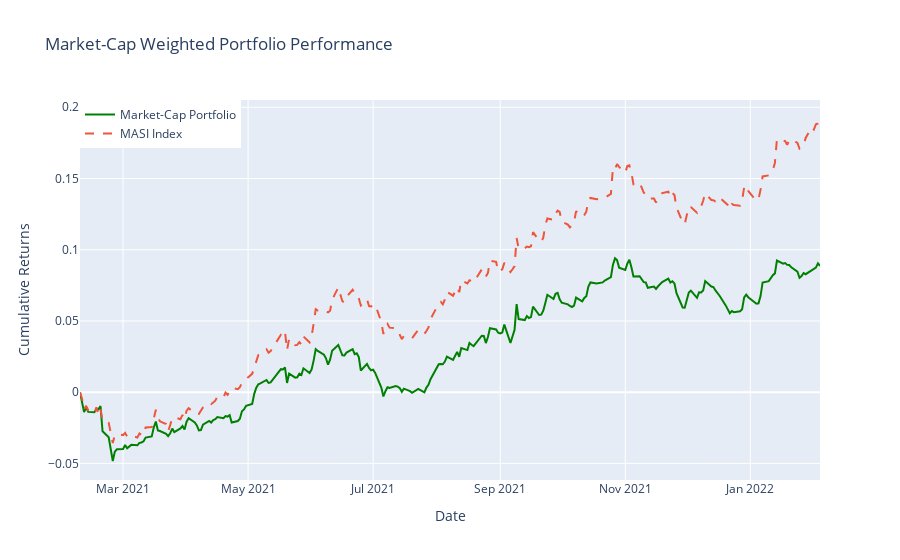

This figure's notebook cell:
### Markdown cell above
## Backtesting the Market-Cap Weighted Portfolio

### Code cell
# Create traces
marketcap_trace = go.Scatter(x=portfolio_returns_market_cap_weighted.index, y=portfolio_returns_market_cap_weighted, mode='lines', name='Market-Cap Portfolio', line=dict(color='green'))
masi_trace = go.Scatter(x=benchmark_cumulative_returns.index, y=benchmark_cumulative_returns, mode='lines', name='MASI Index', line=dict(dash='dash'))

# Layout
layout = go.Layout(
    title='Market-Cap Weighted Portfolio Performance',
    xaxis=dict(title='Date'),
    yaxis=dict(title='Cumulative Returns'),
    legend=dict(x=0, y=1, traceorder='normal', font=dict(size=12))
)

# Create figure
fig = go.Figure(data=[marketcap_trace, masi_trace], layout=layout)

# Show plot
fig.show()

### Figure 1 — Plotly figure (JSON) as saved in the notebook; plotly's stock layout.template omitted (floating-point values rounded to 4 significant figures; data arrays with more than 128 entries replaced by an {"elided": "..."} marker saying what was removed)
{"data": [{"line": {"color": "green"}, "mode": "lines", "name": "Market-Cap Portfolio", "type": "scatter", "x": {"elided": "249 str values"}, "y": {"elided": "249 float values"}}, {"line": {"dash": "dash"}, "mode": "lines", "name": "MASI Index", "type": "scatter", "x": {"elided": "249 str values"}, "y": {"elided": "249 float values"}}], "layout": {"legend": {"font": {"size": 12}, "traceorder": "normal", "x": 0, "y": 1}, "title": {"text": "Market-Cap Weighted Portfolio Performance"}, "xaxis": {"title": {"text": "Date"}}, "yaxis": {"title": {"text": "Cumulative Returns"}}}}
